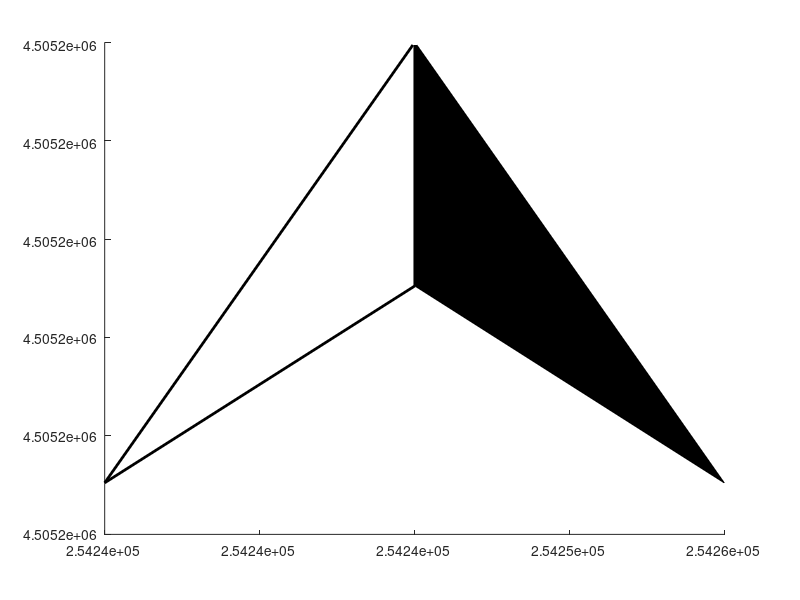

Source code (MATLAB): (Note: this script raises an error after producing the figure.)
arrow_length = 25;
arrow_width = 10;
arrow_tail = 14;
ruler_arrow_dist = 65;

%northarrow1_x(1)=254645;
%northarrow1_y(1)=4505350;

northarrow1_x(1)=254245;
northarrow1_y(1)=4505250;
northarrow1_x(2)=northarrow1_x(1);
northarrow1_y(2)=northarrow1_y(1)-arrow_length;
northarrow1_x(3)=northarrow1_x(2)-arrow_width;
northarrow1_y(3)=northarrow1_y(2)-20;
northarrow1_x(4)=northarrow1_x(1);
northarrow1_y(4)=northarrow1_y(1);
northarrow2_x(1)=northarrow1_x(1);
northarrow2_y(1)=northarrow1_y(1);
northarrow2_x(2)=northarrow1_x(1);
northarrow2_y(2)=northarrow1_y(1)-arrow_length;
northarrow2_y(3)=northarrow1_y(3);
northarrow2_x(3)=northarrow1_x(2)+arrow_width;

%figure;
%northarrowtri=[1 2 3;1 2 4];
%triplot(northarrowtri,northarrowx,northarrowy,'k-','LineWidth',2);
line(northarrow1_x,northarrow1_y,'Color','k','LineWidth',2);
hold on;
fill(northarrow2_x,northarrow2_y,'k');
hold on;

text(northarrow1_x(1),northarrow1_y(1)+12,'N','HorizontalAlign','center','FontSize',fsize-5,'interpreter','latex');

x0 = northarrow1_x(1);
y0 = northarrow1_y(1)-ruler_arrow_dist;

ruler1_x = [x0-50 x0 x0 x0-50];
ruler1_y = [y0 y0 y0+6 y0+6];
ruler2_x = [x0 x0+50 x0+50 x0];
ruler2_y = [y0 y0 y0+6 y0+6];


line(ruler1_x,ruler1_y,'LineWidth',2,'Color','k');
hold on;
fill(ruler1_x,ruler1_y,'k');
line([x0+50,x0+50],[y0,y0+6],'LineWidth',2,'Color','k');
line(ruler2_x,ruler2_y,'LineWidth',2,'Color','k');
%fill(ruler2_x,ruler2_y,'w');
hold on;
line([x0+50,x0+50],[y0+6,y0],'LineWidth',2,'Color','k');
%hold on;


text(x0-50,y0+15,'0','HorizontalAlignment','Center','FontSize',fsize-8,'interpreter','latex');
text(x0,y0+15,'50','HorizontalAlignment','Center','FontSize',fsize-8,'interpreter','latex');
text(x0-50+100,y0+15,'100 m','HorizontalAlignment','Center','FontSize',fsize-8,'interpreter','latex');